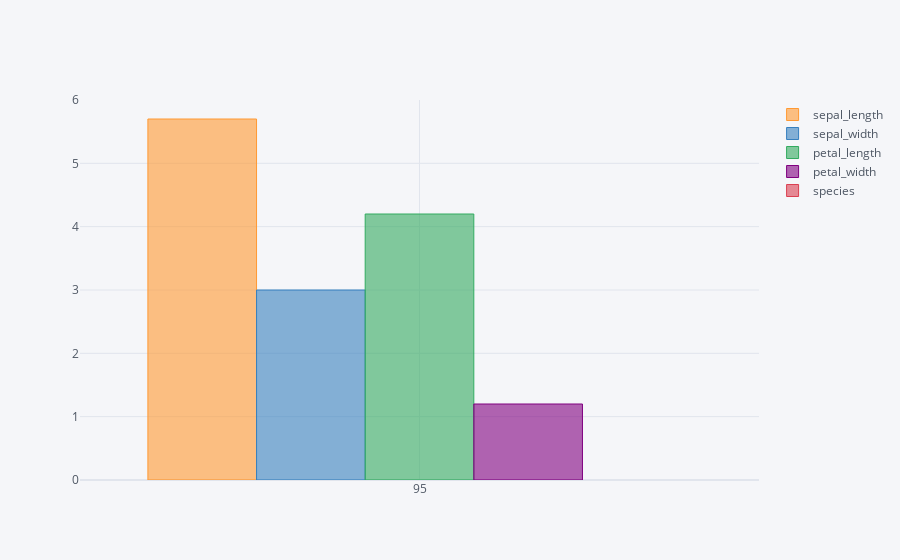

The cell this chart's notebook holds for it:
### Code cell
# plotting for 1 row used iloc function to select the index. 
info2.iloc[[95]].iplot(kind = 'bar' , mode ='markers' )

### Figure 1 — Plotly figure (JSON) as saved in the notebook; plotly's stock layout.template omitted (floating-point values rounded to 4 significant figures)
{"data": [{"marker": {"color": "rgba(255, 153, 51, 0.6)", "line": {"color": "rgba(255, 153, 51, 1.0)", "width": 1}}, "name": "sepal_length", "orientation": "v", "text": "", "type": "bar", "x": [95], "y": [5.7]}, {"marker": {"color": "rgba(55, 128, 191, 0.6)", "line": {"color": "rgba(55, 128, 191, 1.0)", "width": 1}}, "name": "sepal_width", "orientation": "v", "text": "", "type": "bar", "x": [95], "y": [3]}, {"marker": {"color": "rgba(50, 171, 96, 0.6)", "line": {"color": "rgba(50, 171, 96, 1.0)", "width": 1}}, "name": "petal_length", "orientation": "v", "text": "", "type": "bar", "x": [95], "y": [4.2]}, {"marker": {"color": "rgba(128, 0, 128, 0.6)", "line": {"color": "rgba(128, 0, 128, 1.0)", "width": 1}}, "name": "petal_width", "orientation": "v", "text": "", "type": "bar", "x": [95], "y": [1.2]}, {"marker": {"color": "rgba(219, 64, 82, 0.6)", "line": {"color": "rgba(219, 64, 82, 1.0)", "width": 1}}, "name": "species", "orientation": "v", "text": "", "type": "bar", "x": [95], "y": ["Iris-versicolor"]}], "layout": {"legend": {"bgcolor": "#F5F6F9", "font": {"color": "#4D5663"}}, "paper_bgcolor": "#F5F6F9", "plot_bgcolor": "#F5F6F9", "title": {"font": {"color": "#4D5663"}}, "xaxis": {"gridcolor": "#E1E5ED", "showgrid": true, "tickfont": {"color": "#4D5663"}, "title": {"font": {"color": "#4D5663"}, "text": ""}, "zerolinecolor": "#E1E5ED"}, "yaxis": {"gridcolor": "#E1E5ED", "showgrid": true, "tickfont": {"color": "#4D5663"}, "title": {"font": {"color": "#4D5663"}, "text": ""}, "zerolinecolor": "#E1E5ED"}}}
